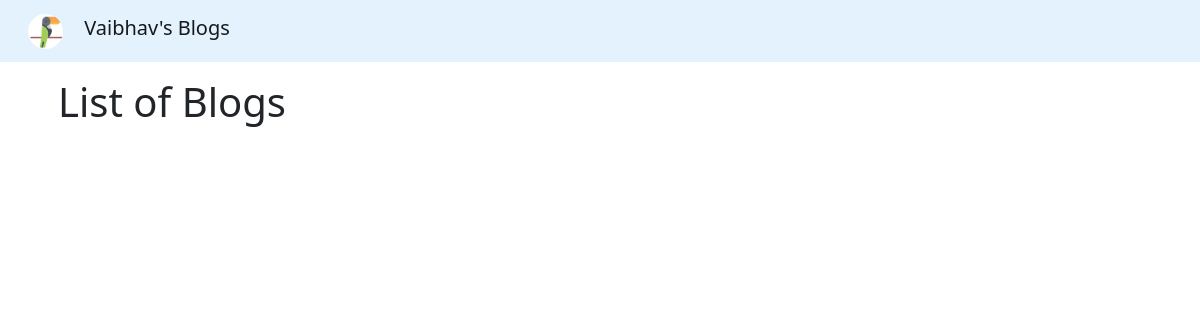
/blogs/getblogs/, run on an earlier commit of the app's database.
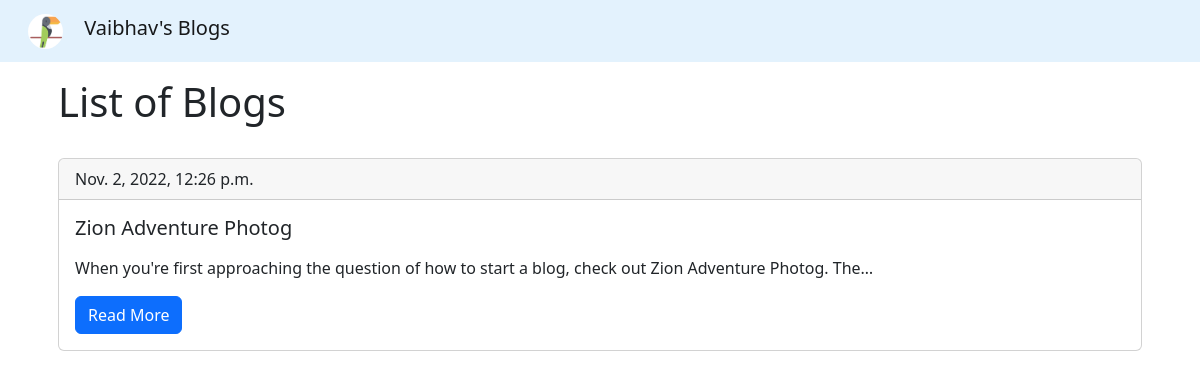
And on a later commit of the database.
### Blogs/models.py (models this page shows, shortened)
class Blog(models.Model):
    title = models.TextField(null=True, blank=True)
    content = models.TextField(null=True, blank=True)
    author = models.ForeignKey(User, null=True, blank=True, on_delete=models.SET_NULL)
    date = models.DateTimeField(auto_now_add=True, null=True, blank=True)

### Blogs/views.py (the view)
# urls.py: path('getblogs/', getBlogs, name='get_blogs'),
def getBlogs(request):
    try:
        blogs = Blog.objects.all().order_by('date')
        context = {'blogs':blogs}
        return render(request, 'Blogs/index.html', context)
    except Exception as e:
        context = {'error':str(e)}
        return render(request, 'Blogs/error.html', context)

### templates/Blogs/index.html (shortened to what this page needs)
{% extends 'Blogs/base.html' %}
{% block content %}
<div class="container">
    <h1 class="h1 text-dark p-3">List of Blogs</h1>
    {% for blog in blogs %}
    <div class="card m-3">
        <div class="card-header">
        {{blog.date}}
        </div>
        <div class="card-body">
        <h5 class="card-title">{{blog.title}}</h5>
        <p class="card-text">{{blog.content | truncatechars:109 | safe}}</p>
        <a href="{% url 'get_blog' blog.id %}" class="btn btn-primary">Read More</a>
        </div>
    </div>
    {% endfor %}
</div>
{% endblock %}

What changed in the data, as far as the page shows it:
added Blog: date "Nov. 2, 2022, 12:26 p.m.", title "Zion Adventure Photog", content "When you're first approaching the question of how to start a blog, check out Zion Adventure Photog. The…"
